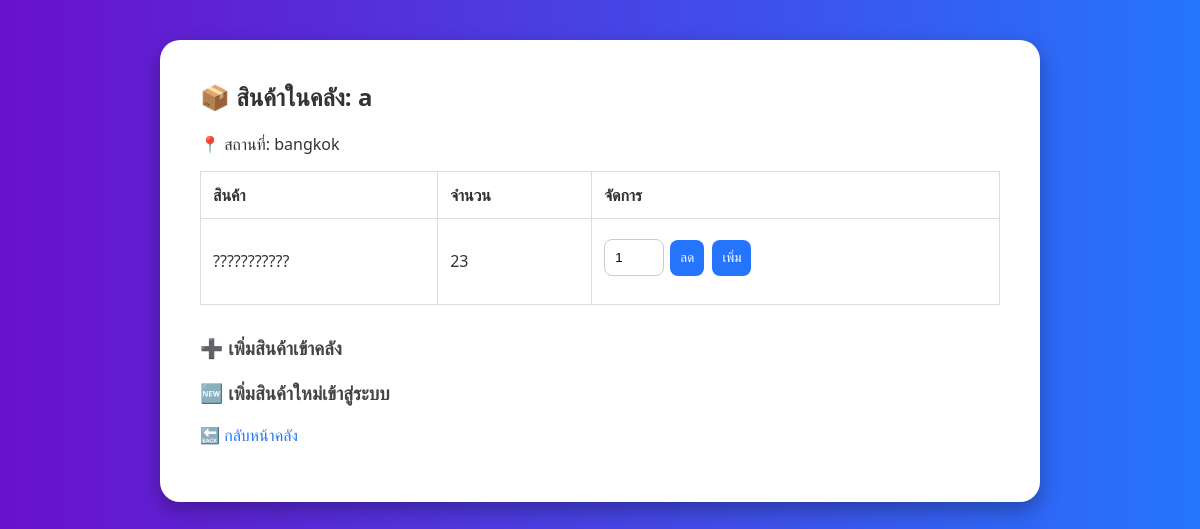
The page /warehouse/2 on the database as committed earlier.
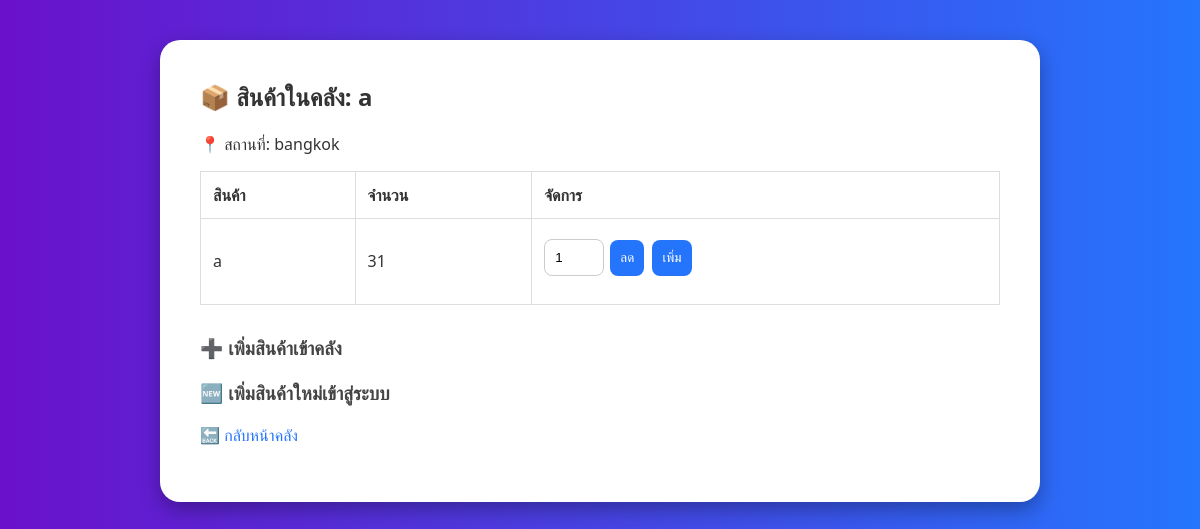
The same page on the database as committed later.
### tables this page shows
CREATE TABLE warehouses (
    warehouseID INTEGER PRIMARY KEY AUTOINCREMENT,
    name TEXT NOT NULL,
    location TEXT
);

CREATE TABLE inventory (
    inventoryID INTEGER PRIMARY KEY AUTOINCREMENT,
    warehouseID INTEGER,
    productID INTEGER,
    quantity INTEGER,
    FOREIGN KEY (warehouseID) REFERENCES warehouses(warehouseID),
    FOREIGN KEY (productID) REFERENCES products(productID)
);

CREATE TABLE products (
    productID INTEGER PRIMARY KEY AUTOINCREMENT,
    name TEXT NOT NULL,
    description TEXT,
    cost REAL,
    price REAL,
    category TEXT
);

### app.py (the view)
@app.route('/warehouse/<int:warehouse_id>')
def warehouse_detail(warehouse_id):
    db = get_db()
    warehouse = db.execute('SELECT * FROM warehouses WHERE warehouseID = ?', (warehouse_id,)).fetchone()
    inventory = db.execute('''
        SELECT i.inventoryID, p.name AS product, i.quantity
        FROM inventory i
        JOIN products p ON i.productID = p.productID
        WHERE i.warehouseID = ?
    ''', (warehouse_id,)).fetchall()
    products = db.execute('SELECT * FROM products').fetchall()
    return render_template('warehouse_detail.html', warehouse=warehouse, inventory=inventory, products=products)

### app.py (called while the page is built)
def get_db():
    if 'db' not in g:
        g.db = sqlite3.connect(DATABASE)
        g.db.row_factory = sqlite3.Row
    return g.db

### templates/warehouse_detail.html (shortened to what this page needs)
<!DOCTYPE html>
<html>
<head>
    <link rel="stylesheet" href="/static/style.css">
</head>
<body>
    <div class="container">
        <h2>📦 สินค้าในคลัง: {{ warehouse['name'] }}</h2>
        <p>📍 สถานที่: {{ warehouse['location'] }}</p>
        {% if inventory %}
        <table>
            <thead>
                <tr>
                    <th>สินค้า</th>
                    <th>จำนวน</th>
                    <th>จัดการ</th>
                </tr>
            </thead>
            <tbody>
                {% for item in inventory %}
                <tr>
                    <td>{{ item['product'] }}</td>
                    <td>{{ item['quantity'] }}</td>
                    <td>
                        <form
                            action="/warehouse/{{ warehouse['warehouseID'] }}/adjust_inventory/{{ item['inventoryID'] }}"
                            method="post" style="display:inline;">
                            <input type="number" name="delta" id="qty-{{ item['inventoryID'] }}" value="1"
                                style="width: 60px;">
                            <button type="submit" onclick='setDelta("{{ item.inventoryID }}", -1)'>ลด</button>
                            <button type="submit" onclick='setDelta("{{ item.inventoryID }}", 1)'>เพิ่ม</button>
                        </form>
                    </td>
                </tr>
                {% endfor %}
            </tbody>
        </table>
        {% else %}
        <p>❗ ยังไม่มีสินค้าในคลังนี้</p>
        {% endif %}
        <h3 class="toggle" onclick="toggleInventoryForm()">➕ เพิ่มสินค้าเข้าคลัง</h3>
        <h3 class="toggle" onclick="toggleNewProductForm()">🆕 เพิ่มสินค้าใหม่เข้าสู่ระบบ</h3>
        <p><a href="/warehouses">🔙 กลับหน้าคลัง</a></p>
    </div>
</body>
</html>

### static/style.css (style rules this page uses)
body { font-family: 'Segoe UI', Tahoma, Geneva, Verdana, sans-serif; background: linear-gradient(to right, #6a11cb, #2575fc); margin: 0; padding: 0; color: #333; }
.container { background: #fff; max-width: 960px; margin: 40px auto; padding: 30px; border-radius: 16px; box-shadow: 0 6px 24px rgba(0, 0, 0, 0.2); }
h2, h3 { color: #333; margin-top: 0; }
table { width: 100%; border-collapse: collapse; margin: 16px 0; }
table, th, td { border: 1px solid #ccc; }
th, td { padding: 12px; text-align: left; }
input[type="text"], input[type="number"], select { width: 100%; padding: 10px; margin-top: 8px; margin-bottom: 16px; border: 1px solid #ccc; border-radius: 8px; }
button, input[type="submit"] { background-color: #2575fc; color: white; padding: 10px 18px; border: none; border-radius: 8px; cursor: pointer; transition: background-color 0.3s ease; margin: 4px 2px; }
a { color: #2575fc; text-decoration: none; }

### templates/warehouse_detail.html (style rules this page uses)
body { margin: 0; font-family: 'Segoe UI', Tahoma, Geneva, Verdana, sans-serif; background: linear-gradient(to right, #6a11cb, #2575fc); }
.container { max-width: 800px; background-color: white; margin: 40px auto; padding: 40px; border-radius: 20px; box-shadow: 0 8px 20px rgba(0, 0, 0, 0.3); }
h2 { margin-top: 0; }
table { width: 100%; border-collapse: collapse; margin-bottom: 30px; }
th, td { border: 1px solid #ddd; padding: 12px; text-align: left; }
input, select, button { padding: 10px; border-radius: 8px; border: 1px solid #ccc; margin-top: 8px; margin-bottom: 12px; box-sizing: border-box; }
input[type="submit"], button { background-color: #2575fc; color: white; cursor: pointer; border: none; }
.toggle { cursor: pointer; color: #444; margin-top: 20px; }

Rows that differ between the two databases and show on the page:
removed inventory: product "???????????", quantity "23"
added inventory: product "a", quantity "31"
